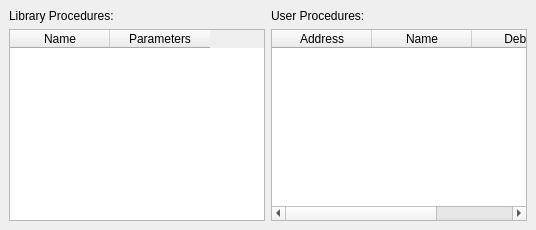
          <widget class="QWidget" name="decode">
           <layout class="QVBoxLayout">
            <property name="spacing">
             <number>6</number>
            </property>
            <property name="leftMargin">
             <number>9</number>
            </property>
            <property name="topMargin">
             <number>9</number>
            </property>
            <property name="rightMargin">
             <number>9</number>
            </property>
            <property name="bottomMargin">
             <number>9</number>
            </property>
            <item>
             <layout class="QHBoxLayout">
              <property name="spacing">
               <number>6</number>
              </property>
              <property name="leftMargin">
               <number>0</number>
              </property>
              <property name="topMargin">
               <number>0</number>
              </property>
              <property name="rightMargin">
               <number>0</number>
              </property>
              <property name="bottomMargin">
               <number>0</number>
              </property>
              <item>
               <layout class="QVBoxLayout">
                <property name="spacing">
                 <number>6</number>
                </property>
                <property name="leftMargin">
                 <number>0</number>
                </property>
                <property name="topMargin">
                 <number>0</number>
                </property>
                <property name="rightMargin">
                 <number>0</number>
                </property>
                <property name="bottomMargin">
                 <number>0</number>
                </property>
                <item>
                 <widget class="QLabel" name="label_7">
                  <property name="text">
                   <string>Library Procedures:</string>
                  </property>
                 </widget>
                </item>
                <item>
                 <widget class="QTableWidget" name="libProcs">
                  <property name="editTriggers">
                   <set>QAbstractItemView::NoEditTriggers</set>
                  </property>
                  <property name="selectionMode">
                   <enum>QAbstractItemView::SingleSelection</enum>
                  </property>
                  <property name="selectionBehavior">
                   <enum>QAbstractItemView::SelectRows</enum>
                  </property>
                  <property name="showGrid">
                   <bool>false</bool>
                  </property>
                  <property name="sortingEnabled">
                   <bool>true</bool>
                  </property>
                  <column>
                   <property name="text">
                    <string>Name</string>
                   </property>
                  </column>
                  <column>
                   <property name="text">
                    <string>Parameters</string>
                   </property>
                  </column>
                 </widget>
                </item>
               </layout>
              </item>
              <item>
               <layout class="QVBoxLayout">
                <property name="spacing">
                 <number>6</number>
                </property>
                <property name="leftMargin">
                 <number>0</number>
                </property>
                <property name="topMargin">
                 <number>0</number>
                </property>
                <property name="rightMargin">
                 <number>0</number>
                </property>
                <property name="bottomMargin">
                 <number>0</number>
                </property>
                <item>
                 <widget class="QLabel" name="label_6">
                  <property name="text">
                   <string>User Procedures:</string>
                  </property>
                 </widget>
                </item>
                <item>
                 <widget class="QTableWidget" name="userProcs">
                  <property name="editTriggers">
                   <set>QAbstractItemView::AnyKeyPressed|QAbstractItemView::DoubleClicked|QAbstractItemView::EditKeyPressed</set>
                  </property>
                  <property name="showGrid">
                   <bool>false</bool>
                  </property>
                  <property name="sortingEnabled">
                   <bool>true</bool>
                  </property>
                  <property name="columnCount">
                   <number>3</number>
                  </property>
                  <column>
                   <property name="text">
                    <string>Address</string>
                   </property>
                  </column>
                  <column>
                   <property name="text">
                    <string>Name</string>
                   </property>
                  </column>
                  <column>
                   <property name="text">
                    <string>Debug</string>
                   </property>
                  </column>
                 </widget>
                </item>
               </layout>
              </item>
             </layout>
            </item>
           </layout>
          </widget>
